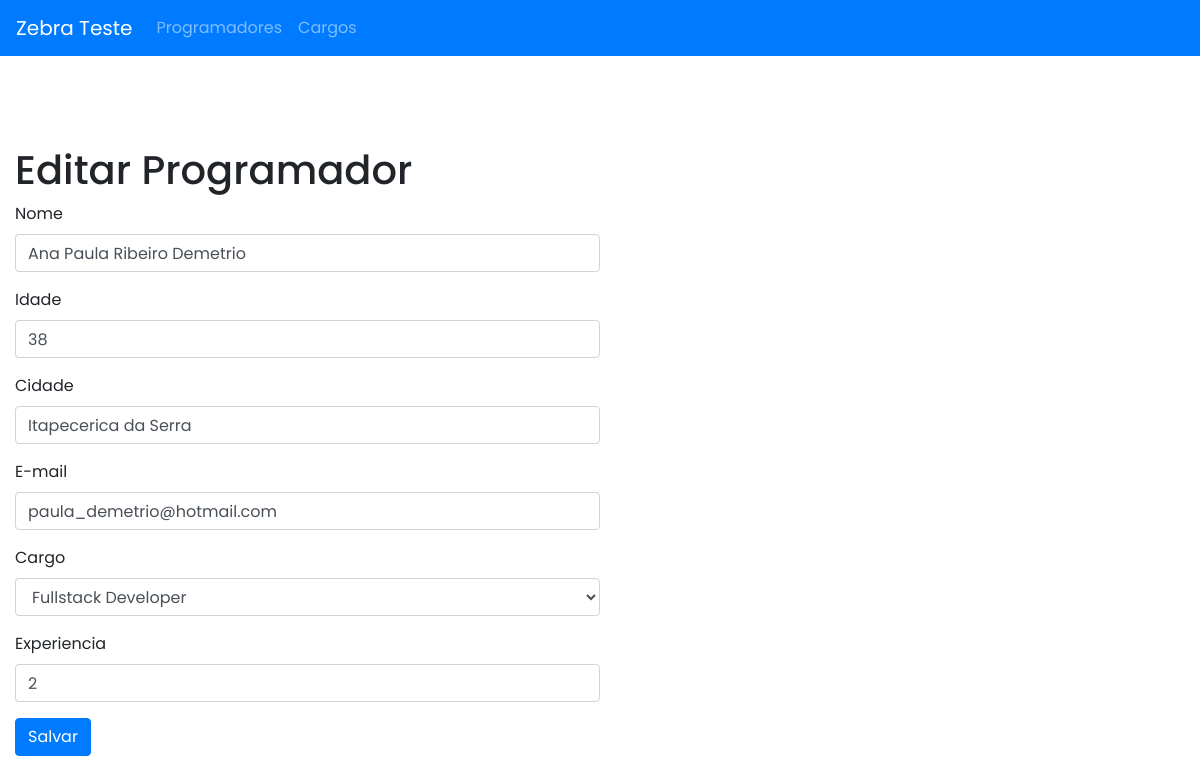
Screenshot of /index.php/programadores/editar/5 with the database file from the repository.
### tables this page shows
CREATE TABLE IF NOT EXISTS `programadores` (
  `id` int(11) NOT NULL AUTO_INCREMENT,
  `nome` varchar(100) NOT NULL,
  `idade` int(11) NOT NULL,
  `cidade` varchar(100) NOT NULL,
  `email` varchar(100) NOT NULL,
  `cargo` int(11) NOT NULL,
  `experiencia` int(11) NOT NULL,
  PRIMARY KEY (`id`)
);

### application/controllers/Programadores.php (called while the page is built, shortened)
<?php
class Programadores extends CI_Controller {
	public function editar($id = null) {
		$data['title'] = 'Editar Programador';
		$this->load->model('programadores_model','programadores');
		$this->load->model('cargos_model','cargos');
		$data['cargos'] = $this->cargos->getCargos();
		$data['programador'] = $this->programadores->getProgramador($id);
		$this->load->view('subtemplates/header', $data);
		$this->load->view('edit_programadores', $data);
		$this->load->view('subtemplates/footer');
	}
}

### index.php (called while the page is built, shortened)
<?php
require_once BASEPATH.'core/CodeIgniter.php';

### application/models/Programadores_model.php (called while the page is built, shortened)
<?php
class Programadores_model extends CI_Model {
	public function getProgramador($id = null) {
		$this->db->where('id', $id);
		$this->db->limit(1);
		$query = $this->db->get('programadores');
		return $query->result();
	}
}

### application/models/Cargos_model.php (called while the page is built, shortened)
<?php
class Cargos_model extends CI_Model {
	public function getCargos() {
		$query = $this->db->get('cargos');
		return $query->result();
	}
}

### application/views/edit_programadores.php (the view, shortened to what this page needs)
<div class="container-fluid my-5">
    <div class="alert" role="alert"></div>
    <h1 class="title"><?php echo $title; ?></h1>
    <?php foreach ($programador as $p ): ?>
    <form class="w-50" method="post" onsubmit="editProgramador(); return false;" id="editarprogramador">
        <div class="form-group">
            <label>Nome</label>
            <input type="text" value="<?php echo $p->nome; ?>" class="form-control" name="nome" required>
        </div>
        <div class="form-group">
            <label>Idade</label>
            <input type="number" value="<?php echo $p->idade; ?>" min="0" max="100" class="form-control" name="idade">
        </div>
        <div class="form-group">
            <label>Cidade</label>
            <input type="text" value="<?php echo $p->cidade; ?>" class="form-control" name="cidade">
        </div>
        <div class="form-group">
            <label>E-mail</label>
            <input type="email" value="<?php echo $p->email; ?>" class="form-control" name="email">
        </div>
        <div class="form-group">
            <label>Cargo</label>
            <select class="form-control" required name="cargo">
                <?php foreach ($cargos as $c ): ?>
                <?php if($c->id == $p->cargo) { ?>
                <option value="<?php echo $c->id; ?>" selected><?php echo $c->cargo; ?></option>
                <?php } else { ?>
                <option value="<?php echo $c->id; ?>"><?php echo $c->cargo; ?></option>
                <?php } ?>
                <?php endforeach; ?>
            </select>
        </div>
        <div class="form-group">
            <label>Experiencia</label>
            <input type="number" value="<?php echo $p->experiencia; ?>" min="0" max="99" class="form-control"
                name="experiencia">
        </div>
        <button type="submit" class="btn btn-primary">Salvar</button>
    </form>
    <?php endforeach; ?>
</div>

### application/views/subtemplates/header.php (style rules this page uses)
* { font-family: 'Poppins', 'Helvetica'; }

### rows the page displays
programadores: nome "Ana Paula Ribeiro Demetrio", idade "38", cidade "Itapecerica da Serra", email "paula_demetrio@hotmail.com", experiencia "2"

### other values shown
$title "Editar Programador"
form field cargo "Fullstack Developer"
